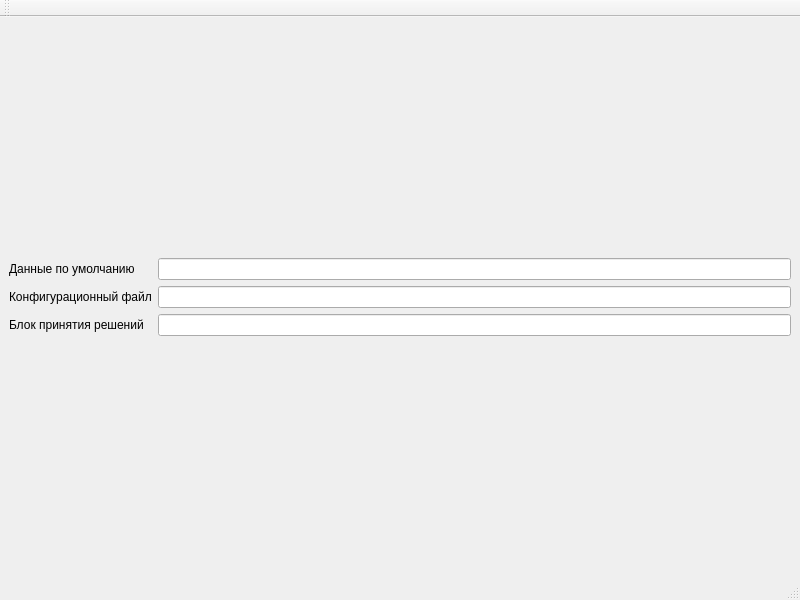
<?xml version="1.0" encoding="UTF-8"?>
<ui version="4.0">
 <class>Settings</class>
 <widget class="QMainWindow" name="Settings">
  <property name="geometry">
   <rect>
    <x>0</x>
    <y>0</y>
    <width>800</width>
    <height>600</height>
   </rect>
  </property>
  <property name="windowTitle">
   <string>Настройки</string>
  </property>
  <widget class="QWidget" name="centralwidget">
   <layout class="QGridLayout" name="gridLayout_2">
    <item row="0" column="0">
     <layout class="QGridLayout" name="gridLayout">
      <item row="0" column="1">
       <widget class="QLabel" name="label">
        <property name="text">
         <string>Данные по умолчанию</string>
        </property>
       </widget>
      </item>
      <item row="1" column="2">
       <widget class="QLineEdit" name="lineEdit_2"/>
      </item>
      <item row="0" column="2">
       <widget class="QLineEdit" name="lineEdit"/>
      </item>
      <item row="2" column="2">
       <widget class="QLineEdit" name="lineEdit_3"/>
      </item>
      <item row="1" column="1">
       <widget class="QLabel" name="label_2">
        <property name="text">
         <string>Конфигурационный файл</string>
        </property>
       </widget>
      </item>
      <item row="2" column="1">
       <widget class="QLabel" name="label_3">
        <property name="text">
         <string>Блок принятия решений</string>
        </property>
       </widget>
      </item>
     </layout>
    </item>
   </layout>
  </widget>
  <widget class="QMenuBar" name="menubar">
   <property name="geometry">
    <rect>
     <x>0</x>
     <y>0</y>
     <width>800</width>
     <height>22</height>
    </rect>
   </property>
  </widget>
  <widget class="QStatusBar" name="statusbar"/>
  <widget class="QToolBar" name="toolBar">
   <property name="windowTitle">
    <string>toolBar</string>
   </property>
   <attribute name="toolBarArea">
    <enum>TopToolBarArea</enum>
   </attribute>
   <attribute name="toolBarBreak">
    <bool>false</bool>
   </attribute>
  </widget>
 </widget>
 <resources/>
 <connections/>
</ui>
